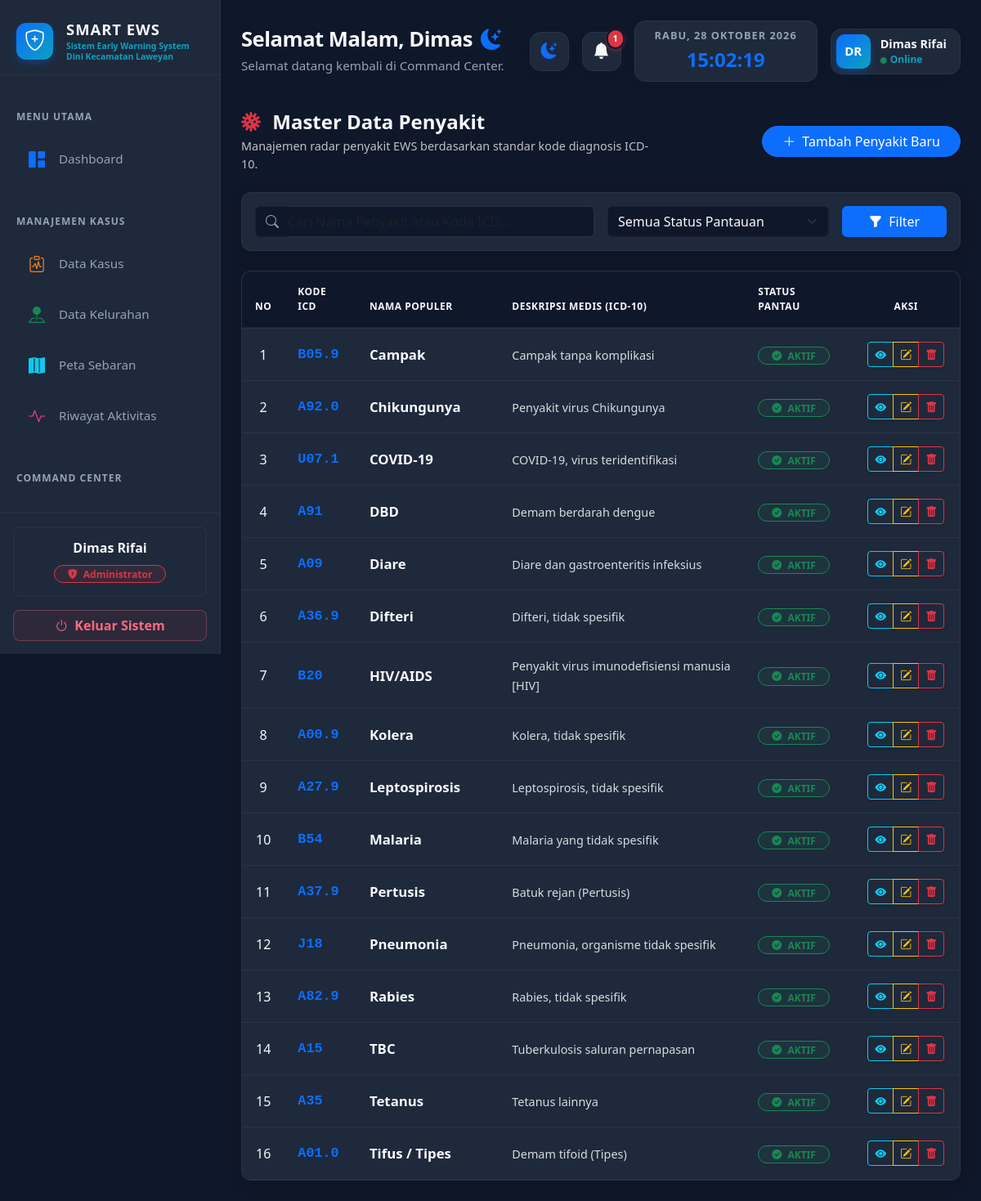
The app's page /pages/data_penyakit/index.php (signed in) with its own data.
### tables this page shows
CREATE TABLE `tabel_role` (
  `id_role` int NOT NULL,
  `nama_role` varchar(50) NOT NULL,
  `deskripsi` text,
  `created_at` timestamp NULL DEFAULT CURRENT_TIMESTAMP
);

CREATE TABLE `tabel_penyakit` (
  `id_penyakit` int NOT NULL,
  `kode_icd` varchar(10) NOT NULL,
  `nama_populer` varchar(100) NOT NULL COMMENT 'Nama yang akan muncul di grafik dashboard (DBD, ISPA, dll)',
  `status_pantau` enum('aktif','nonaktif') DEFAULT 'aktif' COMMENT 'Apakah penyakit ini masuk dalam radar peringatan dini saat ini?',
  `id_pengguna` int DEFAULT NULL COMMENT 'ID user yang menambahkan/mengedit data terakhir',
  `created_at` timestamp NULL DEFAULT CURRENT_TIMESTAMP,
  `updated_at` timestamp NULL DEFAULT CURRENT_TIMESTAMP ON UPDATE CURRENT_TIMESTAMP
);

CREATE TABLE `tabel_master_icd10` (
  `kode_icd` varchar(10) NOT NULL COMMENT 'Kode ICD-10 (contoh: A91)',
  `deskripsi_en` varchar(255) NOT NULL COMMENT 'Nama penyakit standar internasional',
  `deskripsi_id` varchar(255) NOT NULL COMMENT 'Nama penyakit terjemahan bahasa Indonesia',
  `kategori` varchar(100) DEFAULT NULL COMMENT 'Bab atau kelompok penyakit dalam ICD-10'
);

### pages/data_penyakit/index.php (the view, shortened to what this page needs)
<?php
require_once '../../config/koneksi.php';
$id_role      = $_SESSION['id_role'];
$nama_lengkap = $_SESSION['nama_lengkap'];
$query_role = mysqli_query($koneksi, "SELECT nama_role FROM tabel_role WHERE id_role = '$id_role'");
$nama_role  = ($row = mysqli_fetch_assoc($query_role)) ? $row['nama_role'] : "User";
$keyword_cari  = isset($_GET['cari']) ? mysqli_real_escape_string($koneksi, $_GET['cari']) : '';
$where_sql = "";
include '../../layout/header.php';
include '../../layout/sidebar.php';
?>
<div id="main-content">
    <?php include '../../layout/topbar.php'; ?>
    <div class="row mb-4 align-items-center mt-2">
        <div class="col-md-7">
            <h4 class="text-dynamic fw-bold mb-1">
                <i class="bi bi-virus me-2 text-danger"></i> Master Data Penyakit
            </h4>
            <p class="text-dynamic mb-0" style="opacity: 0.75; font-size: 0.9rem;">
                Manajemen radar penyakit EWS berdasarkan standar kode diagnosis ICD-10.
            </p>
        </div>
        <div class="col-md-5 text-md-end mt-3 mt-md-0">
            <a href="tambah_penyakit.php" class="btn btn-primary shadow-sm fw-medium rounded-pill px-4">
                <i class="bi bi-plus-lg me-1"></i> Tambah Penyakit Baru
            </a>
        </div>
    </div>
    <div class="panel-card p-3 mb-4">
        <form action="index.php" method="GET" class="row g-3 align-items-center">
            <div class="col-md-6">
                <div class="input-group">
                    <span class="input-group-text filter-bg border-end-0"><i class="bi bi-search"></i></span>
                    <input type="text" class="form-control filter-control border-start-0 ps-0" name="cari" placeholder="Cari Nama Penyakit atau Kode ICD..." value="<?= htmlspecialchars($keyword_cari); ?>">
                </div>
            </div>
            <div class="col-md-4">
                <select class="form-select filter-control" name="status">
                    <option value="">Semua Status Pantauan</option>
                </select>
            </div>
            <div class="col-md-2 d-flex gap-2">
                <button type="submit" class="btn btn-primary w-100 fw-medium shadow-sm"><i class="bi bi-funnel-fill me-1"></i> Filter</button>
            </div>
        </form>
    </div>
    <div class="row">
        <div class="col-12">
            <div class="panel-card p-0 overflow-hidden">
                <div class="table-responsive">
                    <table class="table table-custom table-hover mb-0">
                        <thead>
                            <tr>
                                <th width="5%" class="text-center">No</th>
                                <th width="10%">Kode ICD</th>
                                <th width="20%">Nama Populer</th>
                                <th width="35%">Deskripsi Medis (ICD-10)</th>
                                <th width="15%">Status Pantau</th>
                                <th width="15%" class="text-center">Aksi</th>
                            </tr>
                        </thead>
                        <tbody>
                            <?php
                            $query_penyakit = "
                                SELECT
                                    p.id_penyakit,
                                    p.kode_icd,
                                    p.nama_populer,
                                    p.status_pantau,
                                    i.deskripsi_id,
                                    u.nama_lengkap AS pembuat
                                FROM tabel_penyakit p
                                JOIN tabel_master_icd10 i ON p.kode_icd = i.kode_icd
                                LEFT JOIN tabel_pengguna u ON p.id_pengguna = u.id_pengguna
                                $where_sql
                                ORDER BY p.status_pantau ASC, p.nama_populer ASC
                            ";
                            $result_penyakit = mysqli_query($koneksi, $query_penyakit);
                            $no = 1;
                            if ($result_penyakit && mysqli_num_rows($result_penyakit) > 0) {
                                while ($row = mysqli_fetch_assoc($result_penyakit)) {
                                    if ($row['status_pantau'] == 'aktif') {
                                        $status_badge = '<span class="badge bg-success bg-opacity-10 text-success border border-success rounded-pill px-3 py-1"><i class="bi bi-check-circle-fill me-1"></i> AKTIF</span>';
                                    } else {
                                        $status_badge = '<span class="badge bg-secondary bg-opacity-10 text-secondary border border-secondary rounded-pill px-3 py-1"><i class="bi bi-x-circle-fill me-1"></i> NONAKTIF</span>';
                                    }
                            ?>
                                <tr>
                                    <td class="text-center text-muted"><?php echo $no++; ?></td>
                                    <td>
                                        <div class="fw-bold" style="color: #0d6efd; font-family: monospace; font-size: 1.05rem;">
                                            <?php echo htmlspecialchars($row['kode_icd']); ?>
                                        </div>
                                    </td>
                                    <td>
                                        <div class="fw-bold text-dynamic" style="font-size: 1.05rem;">
                                            <?php echo htmlspecialchars($row['nama_populer']); ?>
                                        </div>
                                    </td>
                                    <td>
                                        <span class="text-dynamic" style="font-size: 0.9rem; opacity: 0.85;">
                                            <?php echo htmlspecialchars($row['deskripsi_id']); ?>
                                        </span>
                                    </td>
                                    <td>
                                        <?php echo $status_badge; ?>
                                    </td>
                                    <td class="text-center">
                                        <div class="btn-group shadow-sm">
                                            <a href="detail_penyakit.php?id=<?php echo $row['id_penyakit']; ?>" class="btn btn-sm btn-outline-info" title="Lihat Detail">
                                                <i class="bi bi-eye-fill"></i>
                                            </a>
                                            <a href="edit_penyakit.php?id=<?php echo $row['id_penyakit']; ?>" class="btn btn-sm btn-outline-warning" title="Edit Penyakit">
                                                <i class="bi bi-pencil-square"></i>
                                            </a>
                                            <a href="proses_hapus_penyakit.php?id=<?php echo $row['id_penyakit']; ?>" class="btn btn-sm btn-outline-danger" title="Hapus Penyakit" onclick="return confirm('Apakah Anda yakin ingin menghapus penyakit <?php echo htmlspecialchars($row['nama_populer']); ?> dari daftar pemantauan?');">
                                                <i class="bi bi-trash-fill"></i>
                                            </a>
                                        </div>
                                    </td>
                                </tr>
                            <?php
                                }
                            } else {
                                echo "<tr><td colspan='6' class='text-center py-5 text-dynamic' style='opacity: 0.6;'><i class='bi bi-virus display-6 d-block mb-3 opacity-50'></i>Data penyakit tidak ditemukan atau belum dicatat.</td></tr>";
                            }
                            ?>
                        </tbody>
                    </table>
                </div>
            </div>
        </div>
    </div>
</div>
<?php include '../../layout/footer.php'; ?>

### layout/sidebar.php (shortened to what this page needs)
<?php
$current = $_SERVER['REQUEST_URI'];
function isActive(string $keyword, string $current): string {
    return strpos($current, $keyword) !== false ? 'active' : '';
}
$role_badge_class = '';
$role_icon = '';
if (isset($_SESSION['id_role']) && $_SESSION['id_role'] == 1) {
    $role_badge_class = 'bg-danger bg-opacity-10 text-danger border border-danger';
    $role_icon = 'bi-shield-lock-fill';
} else {
    $role_badge_class = 'bg-info bg-opacity-10 text-info border border-info';
    $role_icon = 'bi-person-badge';
}
?>
<div id="sidebar" class="shadow-sm">
    <div class="sidebar-brand mb-3 pb-3 border-bottom d-flex align-items-center" style="border-color: var(--border-color) !important;">
        <div class="brand-app-icon me-3">
            <i class="bi bi-shield-plus text-white" style="font-size: 1.6rem;"></i>
        </div>
        <div style="flex: 1;">
            <h5 class="mb-0 fw-bold text-dynamic" style="letter-spacing: 1px; font-size: 1.15rem;">SMART EWS</h5>
            <small class="fw-bold" style="color: #0aa2c0; font-size: 0.65rem; line-height: 1.2; display: block; margin-top: 3px;">
                Sistem Early Warning System Dini Kecamatan Laweyan
            </small>
        </div>
    </div>
    <div class="sidebar-scroll pb-3">
        <ul class="nav flex-column mt-2 mb-auto gap-1">
            <li class="menu-title mt-2">Menu Utama</li>
            <li class="nav-item">
                <a href="/ews_laweyan/pages/dashboard/index.php" class="nav-link menu-item <?= isActive('/dashboard/', $current); ?>">
                    <i class="bi bi-grid-1x2-fill menu-icon" style="color: #0d6efd;"></i>
                    <span class="menu-text">Dashboard</span>
                </a>
            </li>
            <li class="menu-title mt-4">Manajemen Kasus</li>
            <li class="nav-item">
                <a href="/ews_laweyan/pages/kasus/index.php" class="nav-link menu-item <?= isActive('/kasus/', $current); ?>">
                    <i class="bi bi-clipboard-pulse menu-icon" style="color: #fd7e14;"></i>
                    <span class="menu-text">Data Kasus</span>
                </a>
            </li>
            <li class="nav-item">
                <a href="/ews_laweyan/pages/kelurahan/index.php" class="nav-link menu-item <?= isActive('/kelurahan/', $current); ?>">
                    <i class="bi bi-pin-map-fill menu-icon" style="color: #198754;"></i>
                    <span class="menu-text">Data Kelurahan</span>
                </a>
            </li>
            <li class="nav-item">
                <a href="/ews_laweyan/pages/peta/index.php" class="nav-link menu-item <?= isActive('/peta/', $current); ?>">
                    <i class="bi bi-map-fill menu-icon" style="color: #0dcaf0;"></i>
                    <span class="menu-text">Peta Sebaran</span>
                </a>
            </li>
            <li class="nav-item">
                <a href="/ews_laweyan/pages/notifikasi/riwayat_aktivitas.php" class="nav-link menu-item <?= isActive('/riwayat_aktivitas', $current); ?>">
                    <i class="bi bi-activity menu-icon" style="color: #e83e8c;"></i>
                    <span class="menu-text">Riwayat Aktivitas</span>
                </a>
            </li>
            <li class="menu-title mt-4">Command Center</li>
            <li class="nav-item">
                <a href="/ews_laweyan/pages/notifikasi/index.php" class="nav-link menu-item <?= isActive('/notifikasi/index', $current); ?>">
                    <span class="menu-text">Pusat Notifikasi</span>
                </a>
            </li>
        </ul>
    </div>
    <div class="mt-auto p-3 border-top" style="border-color: var(--border-color) !important;">
        <div class="bottom-profile-card shadow-sm mb-3 text-center rounded-3 p-2 pb-3">
            <h6 class="text-dynamic mb-2 fw-bold mt-2"><?= htmlspecialchars($nama_lengkap); ?></h6>
            <span class="badge <?= $role_badge_class; ?> px-3 py-1 rounded-pill" style="font-weight: 600;">
                <i class="bi <?= $role_icon; ?> me-1"></i> <?= htmlspecialchars($nama_role); ?>
            </span>
        </div>
        <a href="/ews_laweyan/auth/logout.php" class="btn btn-logout-soft w-100 fw-semibold rounded-3 d-flex align-items-center justify-content-center">
            <i class="bi bi-power me-2"></i> Keluar Sistem
        </a>
    </div>
</div>

### records on screen
tabel_role: nama_role "Administrator"
tabel_penyakit: kode_icd "B05.9", nama_populer "Campak", kode_icd.deskripsi_id "Campak tanpa komplikasi", status_pantau "aktif" (drawn)
tabel_penyakit: kode_icd "A92.0", nama_populer "Chikungunya", kode_icd.deskripsi_id "Penyakit virus Chikungunya", status_pantau "aktif" (drawn)
tabel_penyakit: kode_icd "U07.1", nama_populer "COVID-19", kode_icd.deskripsi_id "COVID-19, virus teridentifikasi", status_pantau "aktif" (drawn)
tabel_penyakit: kode_icd "A91", nama_populer "DBD", kode_icd.deskripsi_id "Demam berdarah dengue", status_pantau "aktif" (drawn)
tabel_penyakit: kode_icd "A09", nama_populer "Diare", kode_icd.deskripsi_id "Diare dan gastroenteritis infeksius", status_pantau "aktif" (drawn)
tabel_penyakit: kode_icd "A36.9", nama_populer "Difteri", kode_icd.deskripsi_id "Difteri, tidak spesifik", status_pantau "aktif" (drawn)
tabel_penyakit: kode_icd "B20", nama_populer "HIV/AIDS", kode_icd.deskripsi_id "Penyakit virus imunodefisiensi manusia [HIV]", status_pantau "aktif" (drawn)
tabel_penyakit: kode_icd "A00.9", nama_populer "Kolera", kode_icd.deskripsi_id "Kolera, tidak spesifik", status_pantau "aktif" (drawn)
tabel_penyakit: kode_icd "A27.9", nama_populer "Leptospirosis", kode_icd.deskripsi_id "Leptospirosis, tidak spesifik", status_pantau "aktif" (drawn)
tabel_penyakit: kode_icd "B54", nama_populer "Malaria", kode_icd.deskripsi_id "Malaria yang tidak spesifik", status_pantau "aktif" (drawn)
tabel_penyakit: kode_icd "A37.9", nama_populer "Pertusis", kode_icd.deskripsi_id "Batuk rejan (Pertusis)", status_pantau "aktif" (drawn)
tabel_penyakit: kode_icd "J18", nama_populer "Pneumonia", kode_icd.deskripsi_id "Pneumonia, organisme tidak spesifik", status_pantau "aktif" (drawn)
tabel_penyakit: kode_icd "A82.9", nama_populer "Rabies", kode_icd.deskripsi_id "Rabies, tidak spesifik", status_pantau "aktif" (drawn)
tabel_penyakit: kode_icd "A15", nama_populer "TBC", kode_icd.deskripsi_id "Tuberkulosis saluran pernapasan", status_pantau "aktif" (drawn)
tabel_penyakit: kode_icd "A35", nama_populer "Tetanus", kode_icd.deskripsi_id "Tetanus lainnya", status_pantau "aktif" (drawn)
tabel_penyakit: kode_icd "A01.0", nama_populer "Tifus / Tipes", kode_icd.deskripsi_id "Demam tifoid (Tipes)", status_pantau "aktif" (drawn)

### other values on screen
$nama_lengkap "Dimas Rifai"
$salam "Selamat Malam"
$nama_panggilan "Dimas"
$jumlah_notif_baru "1"
$inisial "DR"
